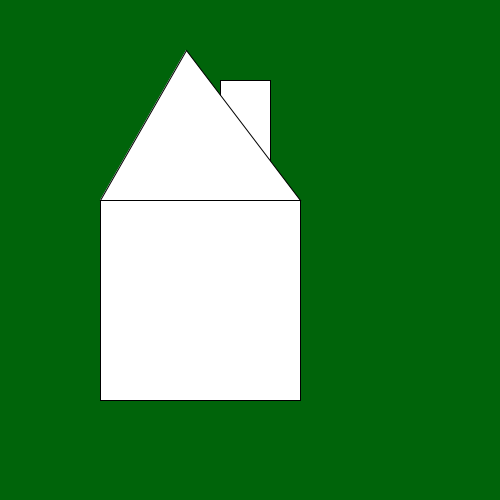
Frame 1 (no input)
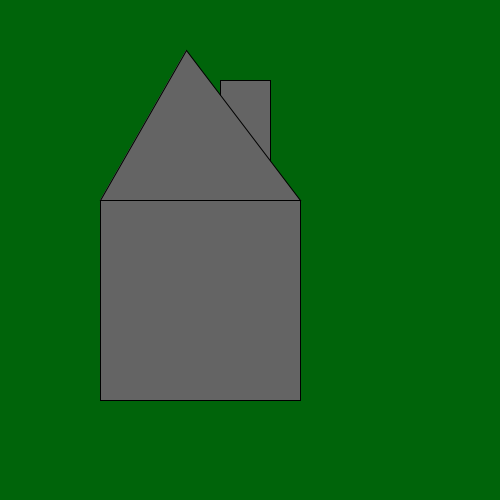
Frame 60 (the mouse pressed at the canvas centre just before this capture)
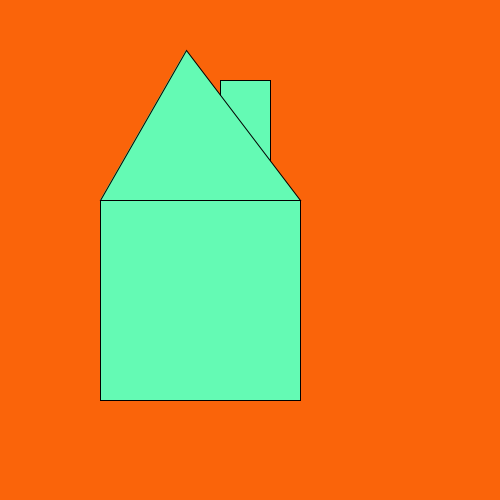
Frame 120 (the mouse held since frame 60 and released just before this capture)

The Processing sketch that drew these frames (run headless with seeded random() and noise(); from frame 60 on, the mouse is pressed at the canvas centre):

// Processing sketch: home
// ── home.pde
 void setup(){                     
 size(500,500);
 } 
 void draw(){

   background(mouseX,100, 10);
  rect(100,200,200,200);
  rect(220,80,50,100);
  triangle(100,200, 300, 200, 186, 50);
  if(mousePressed){
fill(100,mouseX,180);
  }else{
    fill(100,100,100);}
    
 }
